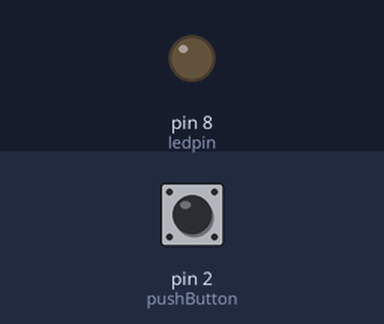
The sketch below on a simulated Arduino Uno, built with avr-gcc and run on an emulated ATmega328P. Parts: output pins drawn as LEDs (lit = HIGH). The test bench sets the inputs (shaded band); at power-on: pin 2 (pushButton) LOW.

Above: at 1.2 s.
1.3 s: pin 2 (pushButton) pulled HIGH for 0.15 s
At 1.37 s:
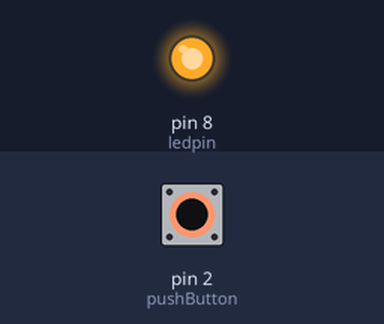
2.9 s: pin 2 (pushButton) pulled HIGH for 3.2 s
At 6.9 s:
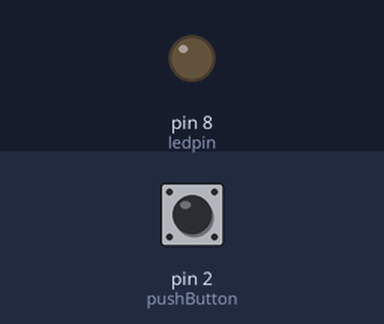
Timing chart, 0 to 8.4 s (numbered marks = the images above; inputs shaded):
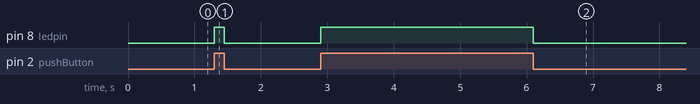

The sketch:

button_led.ino
```cpp
#define pushButton 2
#define ledpin 8

void setup(){
  pinMode(pushButton, INPUT);
  pinMode(ledpin, OUTPUT);
}


void loop() {
  int buttonState = digitalRead(pushButton);

  digitalWrite(ledpin, buttonState);
}
```

Measured:
- after the input at 1.3 s, pin 8 (ledpin): LOW → HIGH at once, → LOW 0.15 s later
- after the input at 2.9 s, pin 8 (ledpin): LOW → HIGH at once, → LOW 3.2 s later
